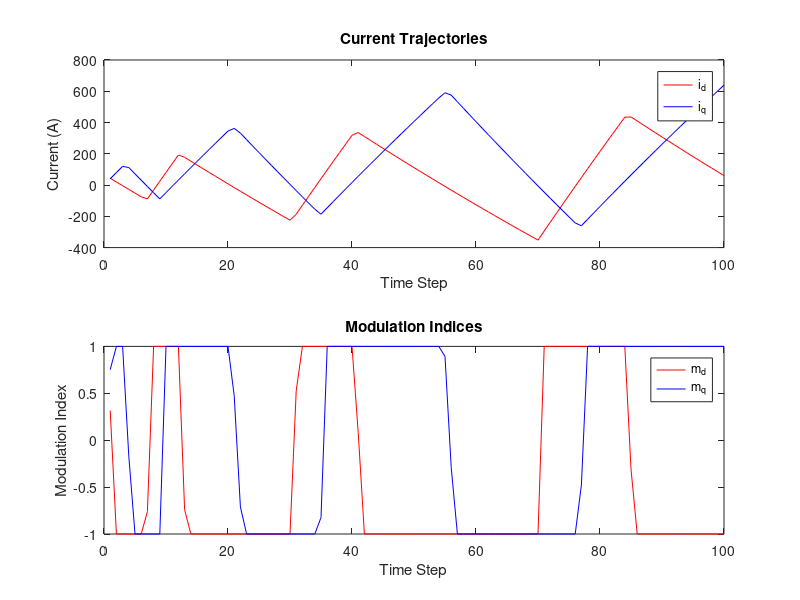

Source code (MATLAB):
Vdc = 800;
L = 2e-3;
R = 0.1;
fs = 10000;
Ts = 1 / fs;
Np = 10;
Nc = 5;
id_max = 30;
iq_max = 30;
m_max = 1;
Q = [1 0; 0 1];
R_weight = [0.1 0; 0 0.1];
id_meas = 15;
iq_meas = 10;
id_ref = 20;
iq_ref = 0;
vd = 325;
vq = 0;
num_steps = 100;

id_values = zeros(num_steps, 1);
iq_values = zeros(num_steps, 1);
md_values = zeros(num_steps, 1);
mq_values = zeros(num_steps, 1);

for k = 1:num_steps
    x_current = [id_meas; iq_meas];
    x_ref = [id_ref; iq_ref];
    error = x_ref - x_current;

    md = (2 / Vdc) * (L * (R / L * id_meas - fs * iq_meas + Q(1,1) * error(1)) + vd);
    mq = (2 / Vdc) * (L * (R / L * iq_meas + fs * id_meas + Q(2,2) * error(2)) + vq);

    md = max(min(md, m_max), -m_max);
    mq = max(min(mq, m_max), -m_max);

    md_values(k) = md;
    mq_values(k) = mq;

    did_dt = (vd - R * id_meas + md * Vdc) / L;
    diq_dt = (vq - R * iq_meas + mq * Vdc) / L;

    id_meas = id_meas + did_dt * Ts;
    iq_meas = iq_meas + diq_dt * Ts;

    id_values(k) = id_meas;
    iq_values(k) = iq_meas;
end

figure;
subplot(2,1,1);
plot(1:num_steps, id_values, 'r', 'DisplayName', 'i_d');
hold on;
plot(1:num_steps, iq_values, 'b', 'DisplayName', 'i_q');
title('Current Trajectories');
xlabel('Time Step');
ylabel('Current (A)');
legend;

subplot(2,1,2);
plot(1:num_steps, md_values, 'r', 'DisplayName', 'm_d');
hold on;
plot(1:num_steps, mq_values, 'b', 'DisplayName', 'm_q');
title('Modulation Indices');
xlabel('Time Step');
ylabel('Modulation Index');
legend;